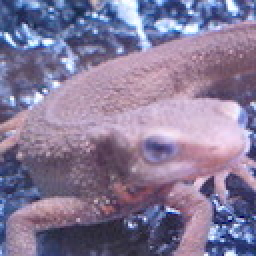
#> input picture img/imori.jpg, 128 x 128 px, found by its file name (shown 2 times larger)
$ python q16.py   (older library calls are emulated)
#> lines starting #> are read from the running program, lines starting #| are printed output that depends on the picture; after the words box and inside, x2 and y2 are one past the last pixel; in counts of white or black regions, pixels touching at a corner belong together
### source/q9.py
import cv2
import numpy as np
import traceback
import functools


def add_padding(img, val=0):
    """画像の周囲を指定した値でパディングします。

    Arguments:
        img {numpy.ndarray} -- 画像

    Keyword Arguments:
        val {int} -- パディングの値 (default: {0})

    Returns:
        numpy.ndarray -- パディング後の画像
    """

    out_img = img.copy()
    out_img = np.insert(out_img, 0, val, 0)
    out_img = np.insert(out_img, -1, val, 0)
    out_img = np.insert(out_img, 0, val, 1)
    out_img = np.insert(out_img, -1, val, 1)

    return out_img


# [17 lines left out: function delete_padding, not called in this run]


def get_filter_value(mat, kernel) -> float:
    """行列にフィルタを適用した結果の値を取得します。

    Arguments:
        mat {numpy.ndarray} -- 行列
        kernel {numpy.ndarray} -- カーネル

    Raises:
        ValueError
        -- カーネルが正方行列でないとき
        -- 入力された行列とカーネルの大きさが違うとき

    Returns:
        float -- フィルタ適用結果の値
    """

    if not kernel.shape[0] == kernel.shape[1]:
        raise ValueError("カネールは正方行列でなければなりません。")

    try:
        return np.sum(mat * kernel)
    except ValueError:
        traceback.print_exc()
        raise


def fix_overflow(img):
    out_img = img.copy()
    out_img[out_img < 0] = 0
    out_img[out_img > 255] = 255

    return out_img


def apply_filter(img, k_size, fil_func):
    """画像にフィルタを適用します。

    Arguments:
        img {numpy.ndarray} -- BGR画像（3ch）
        k_size {numpy.ndarray} -- カーネルサイズ（3x3なら3）
        fil_func {Callable[[numpy.ndarray], float]} -- フィルタ適用関数

    Returns:
        numpy.ndarray -- フィルタ適用後画像（3ch）

    Notes:
        入力はRGB画像、グレー画像でも正常に動作します。
    """

    k_pad = k_size // 2
    channel_num = 1 if img.ndim == 2 else img.shape[2]
    out_img = np.zeros_like(img, np.float)
    tmp_img = img.copy()

    for _ in range(k_pad):
        tmp_img = add_padding(tmp_img)

    for h in range(0, out_img.shape[0]):
        for w in range(0, out_img.shape[1]):
            for channel in range(channel_num):
                h_end = h + 2 * k_pad + 1
                w_end = w + 2 * k_pad + 1
                if channel_num == 1:
                    out_img[h, w] = fil_func(tmp_img[h: h_end, w: w_end])
                else:
                    out_img[h, w, channel] = fil_func(
                        tmp_img[h: h_end, w: w_end, channel])

    out_img = fix_overflow(out_img)

    return out_img.astype(np.uint8)


# [16 lines left out: function _main, not called in this run]

# [2 lines that do not run on import are left out]

### source/q16.py
import cv2
import numpy as np
import functools
import q9


def _main():  # pragma: no cover
    img = cv2.imread(r"img/imori.jpg", cv2.IMREAD_GRAYSCALE)
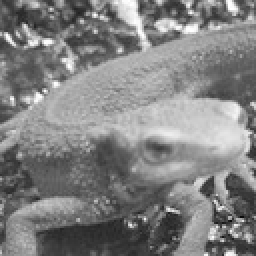
#> img: shape (128, 128) (shown 2 times larger); min 8, max 255, mean 129.1

    prewitt_kernel_v = np.array([
        [-1, -1, -1],
        [0, 0, 0],
        [1, 1, 1],
    ])

    prewitt_kernel_h = np.array([
        [-1, 0, 1],
        [-1, 0, 1],
        [-1, 0, 1],
    ])

    img_v = q9.apply_filter(img, prewitt_kernel_v.shape[0], functools.partial(
            q9.get_filter_value, kernel=prewitt_kernel_v))
#> after the loop in apply_filter, `for h in range(0, out_img.shape[0]):`:
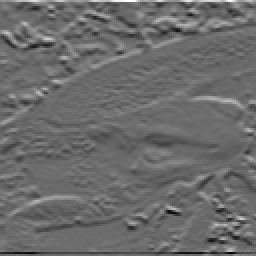
#> out_img: shape (128, 128) float64 (shown 2 times larger); min -548, max 749, mean -0.6; drawn with min black and max white
#> in fix_overflow, `out_img[out_img < 0] = 0`:
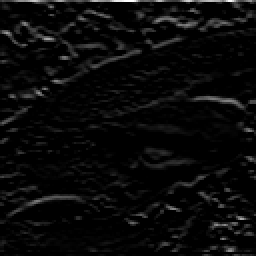
#> out_img: shape (128, 128) float64 (shown 2 times larger); min 0, max 749, mean 29.4; drawn with min black and max white
#> in fix_overflow, `out_img[out_img > 255] = 255`:
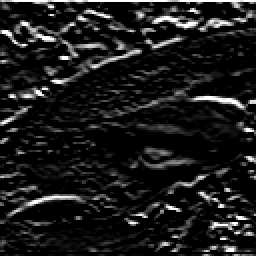
#> out_img: shape (128, 128) float64 (shown 2 times larger); 1.51% of pixels changed, all inside (x1, y1, x2, y2) = (1, 0, 127, 126)

    img_h = q9.apply_filter(img, prewitt_kernel_h.shape[0], functools.partial(
            q9.get_filter_value, kernel=prewitt_kernel_h))
#> call 2 of apply_filter, with k_size = 3
#> after the loop in apply_filter (call 2), `for h in range(0, out_img.shape[0]):`:
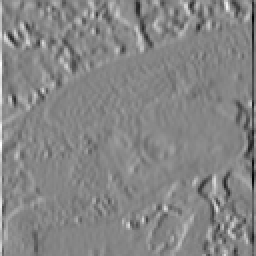
#> out_img: shape (128, 128) float64 (shown 2 times larger); min -595, max 540, mean -0.1; drawn with min black and max white
#> in fix_overflow (call 2), `out_img[out_img < 0] = 0`:
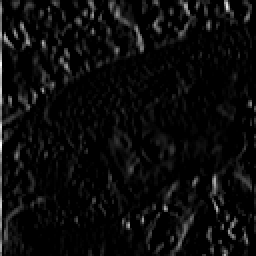
#> out_img: shape (128, 128) float64 (shown 2 times larger); min 0, max 540, mean 25.1; drawn with min black and max white
#> in fix_overflow (call 2), `out_img[out_img > 255] = 255`:
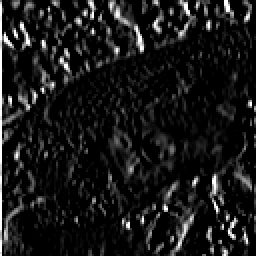
#> out_img: shape (128, 128) float64 (shown 2 times larger); 1.14% of pixels changed, all inside (x1, y1, x2, y2) = (0, 0, 126, 128)

    cv2.imshow("result_v", img_v)
    cv2.waitKey(0)
    cv2.imshow("result_h", img_h)
    cv2.waitKey(0)

    cv2.imwrite(r"img/answer_16_v.jpg", img_v)
    cv2.imwrite(r"img/answer_16_h.jpg", img_h)

if __name__ == "__main__":  # pragma: no cover
    _main()
